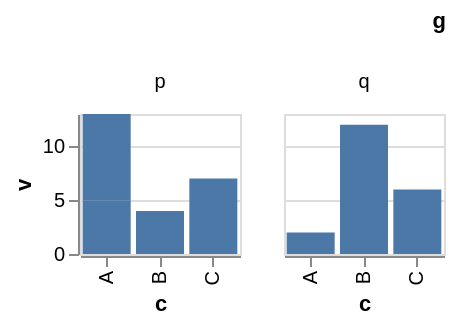

Describe this chart as a Vega-Lite specification.
### Vega-Lite specification from a JSON file in a GitHub repository (floating-point values rounded to 4 significant figures)
{"$schema": "https://vega.github.io/schema/vega-lite/v6.json", "padding": 5, "autosize": "pad", "data": {"name": "table", "values": [{"c": "A", "g": "p", "x": 1, "y": 2, "v": 5, "t": "2024-01-15", "o": {"v": 3}, "IMDB Rating": 6.1, "d": "x1"}, {"c": "B", "g": "q", "x": 2, "y": 4, "v": 9, "t": "2024-02-20", "o": {"v": 7}, "IMDB Rating": 7.4, "d": "x2"}, {"c": "A", "g": "q", "x": 3, "y": 3, "v": 2, "t": "2024-03-05", "o": {"v": 1}, "IMDB Rating": 5.2, "d": "x1"}, {"c": "C", "g": "p", "x": 4, "y": 6, "v": 7, "t": "2024-05-30", "o": {"v": 4}, "IMDB Rating": 8.8, "d": "x3"}, {"c": "B", "g": "p", "x": 5, "y": 5, "v": 4, "t": "2024-07-11", "o": {"v": 9}, "IMDB Rating": 6.9, "d": "x2"}, {"c": "C", "g": "q", "x": 6, "y": 8, "v": 6, "t": "2024-09-02", "o": {"v": 2}, "IMDB Rating": 7.7, "d": "x3"}, {"c": "A", "g": "p", "x": 7, "y": 7, "v": 8, "t": "2024-11-25", "o": {"v": 5}, "IMDB Rating": 4.4, "d": "x1"}, {"c": "B", "g": "q", "x": 8, "y": 9, "v": 3, "t": "2024-12-31", "o": {"v": 8}, "IMDB Rating": 9.1, "d": "x2"}]}, "mark": "bar", "width": 80, "height": 70, "encoding": {"x": {"field": "c", "type": "nominal"}, "y": {"field": "v", "type": "quantitative"}, "column": {"field": "g", "type": "nominal", "header": {"titleAnchor": "end"}}}}
